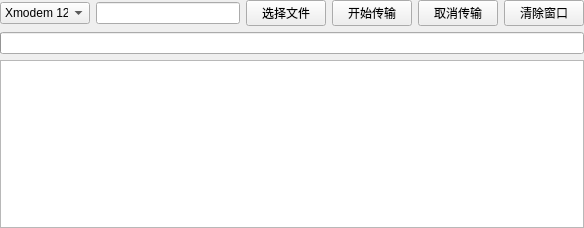
<?xml version="1.0" encoding="UTF-8"?>
<ui version="4.0">
 <class>ProtocolTransferForm</class>
 <widget class="QWidget" name="ProtocolTransferForm">
  <property name="geometry">
   <rect>
    <x>0</x>
    <y>0</y>
    <width>584</width>
    <height>228</height>
   </rect>
  </property>
  <property name="windowTitle">
   <string>Form</string>
  </property>
  <layout class="QVBoxLayout" name="verticalLayout">
   <property name="spacing">
    <number>6</number>
   </property>
   <property name="leftMargin">
    <number>0</number>
   </property>
   <property name="topMargin">
    <number>0</number>
   </property>
   <property name="rightMargin">
    <number>0</number>
   </property>
   <property name="bottomMargin">
    <number>0</number>
   </property>
   <item>
    <layout class="QHBoxLayout" name="horizontalLayout">
     <item>
      <widget class="QComboBox" name="cmb_SendMode">
       <property name="sizePolicy">
        <sizepolicy hsizetype="Expanding" vsizetype="Fixed">
         <horstretch>0</horstretch>
         <verstretch>0</verstretch>
        </sizepolicy>
       </property>
       <property name="maximumSize">
        <size>
         <width>90</width>
         <height>16777215</height>
        </size>
       </property>
       <item>
        <property name="text">
         <string>Xmodem 128</string>
        </property>
       </item>
       <item>
        <property name="text">
         <string>Xmodem 1024</string>
        </property>
       </item>
      </widget>
     </item>
     <item>
      <widget class="QLineEdit" name="le_FilePath"/>
     </item>
     <item>
      <widget class="QPushButton" name="btn_selectFile">
       <property name="text">
        <string>选择文件</string>
       </property>
      </widget>
     </item>
     <item>
      <widget class="QPushButton" name="btn_StartSend">
       <property name="text">
        <string>开始传输</string>
       </property>
      </widget>
     </item>
     <item>
      <widget class="QPushButton" name="btn_CancelSend">
       <property name="text">
        <string>取消传输</string>
       </property>
      </widget>
     </item>
     <item>
      <widget class="QPushButton" name="btn_CleanWindow">
       <property name="text">
        <string>清除窗口</string>
       </property>
      </widget>
     </item>
    </layout>
   </item>
   <item>
    <widget class="QProgressBar" name="progressBar">
     <property name="value">
      <number>0</number>
     </property>
     <property name="textVisible">
      <bool>false</bool>
     </property>
    </widget>
   </item>
   <item>
    <widget class="QPlainTextEdit" name="plainTextEdit"/>
   </item>
  </layout>
 </widget>
 <resources/>
 <connections/>
</ui>
